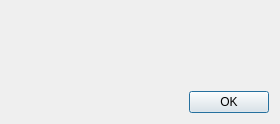
<?xml version="1.0" encoding="UTF-8"?>
<ui version="4.0">
 <class>About</class>
 <widget class="QDialog" name="About">
  <property name="geometry">
   <rect>
    <x>0</x>
    <y>0</y>
    <width>280</width>
    <height>124</height>
   </rect>
  </property>
  <layout class="QGridLayout" name="gridLayout">
   <item row="3" column="0" colspan="5">
    <layout class="QHBoxLayout" name="horizontalLayout">
     <item>
      <spacer name="horizontalSpacer">
       <property name="orientation">
        <enum>Qt::Horizontal</enum>
       </property>
       <property name="sizeHint" stdset="0">
        <size>
         <width>0</width>
         <height>20</height>
        </size>
       </property>
      </spacer>
     </item>
     <item>
      <widget class="QPushButton" name="pushOK">
       <property name="text">
        <string>OK</string>
       </property>
       <property name="default">
        <bool>true</bool>
       </property>
      </widget>
     </item>
    </layout>
   </item>
   <item row="0" column="0">
    <spacer name="horizontalSpacer_4">
     <property name="orientation">
      <enum>Qt::Horizontal</enum>
     </property>
     <property name="sizeHint" stdset="0">
      <size>
       <width>0</width>
       <height>20</height>
      </size>
     </property>
    </spacer>
   </item>
   <item row="0" column="2">
    <spacer name="horizontalSpacer_2">
     <property name="orientation">
      <enum>Qt::Horizontal</enum>
     </property>
     <property name="sizeHint" stdset="0">
      <size>
       <width>0</width>
       <height>20</height>
      </size>
     </property>
    </spacer>
   </item>
   <item row="2" column="0" colspan="5">
    <widget class="QLabel" name="labelWarranty">
     <property name="text">
      <string/>
     </property>
     <property name="alignment">
      <set>Qt::AlignJustify|Qt::AlignVCenter</set>
     </property>
     <property name="wordWrap">
      <bool>true</bool>
     </property>
    </widget>
   </item>
   <item row="0" column="1">
    <layout class="QVBoxLayout" name="verticalLayout_2">
     <item>
      <widget class="QLabel" name="labelIcon"/>
     </item>
     <item>
      <spacer name="verticalSpacer">
       <property name="orientation">
        <enum>Qt::Vertical</enum>
       </property>
       <property name="sizeHint" stdset="0">
        <size>
         <width>20</width>
         <height>0</height>
        </size>
       </property>
      </spacer>
     </item>
    </layout>
   </item>
   <item row="0" column="4">
    <spacer name="horizontalSpacer_5">
     <property name="orientation">
      <enum>Qt::Horizontal</enum>
     </property>
     <property name="sizeHint" stdset="0">
      <size>
       <width>0</width>
       <height>20</height>
      </size>
     </property>
    </spacer>
   </item>
   <item row="0" column="3">
    <layout class="QVBoxLayout" name="verticalLayout">
     <property name="spacing">
      <number>8</number>
     </property>
     <item>
      <widget class="QLabel" name="labelProduct">
       <property name="font">
        <font>
         <weight>75</weight>
         <bold>true</bold>
        </font>
       </property>
       <property name="alignment">
        <set>Qt::AlignCenter</set>
       </property>
      </widget>
     </item>
     <item>
      <widget class="QLabel" name="labelVersion">
       <property name="alignment">
        <set>Qt::AlignCenter</set>
       </property>
      </widget>
     </item>
     <item>
      <spacer name="verticalSpacer_2">
       <property name="orientation">
        <enum>Qt::Vertical</enum>
       </property>
       <property name="sizeHint" stdset="0">
        <size>
         <width>20</width>
         <height>0</height>
        </size>
       </property>
      </spacer>
     </item>
    </layout>
   </item>
   <item row="1" column="0">
    <spacer name="verticalSpacer_3">
     <property name="orientation">
      <enum>Qt::Vertical</enum>
     </property>
     <property name="sizeType">
      <enum>QSizePolicy::Fixed</enum>
     </property>
     <property name="sizeHint" stdset="0">
      <size>
       <width>20</width>
       <height>6</height>
      </size>
     </property>
    </spacer>
   </item>
  </layout>
 </widget>
 <resources/>
 <connections>
  <connection>
   <sender>pushOK</sender>
   <signal>clicked()</signal>
   <receiver>About</receiver>
   <slot>accept()</slot>
   <hints>
    <hint type="sourcelabel">
     <x>175</x>
     <y>131</y>
    </hint>
    <hint type="destinationlabel">
     <x>423</x>
     <y>230</y>
    </hint>
   </hints>
  </connection>
 </connections>
 <slots>
  <slot>slotShowIPs()</slot>
 </slots>
</ui>
